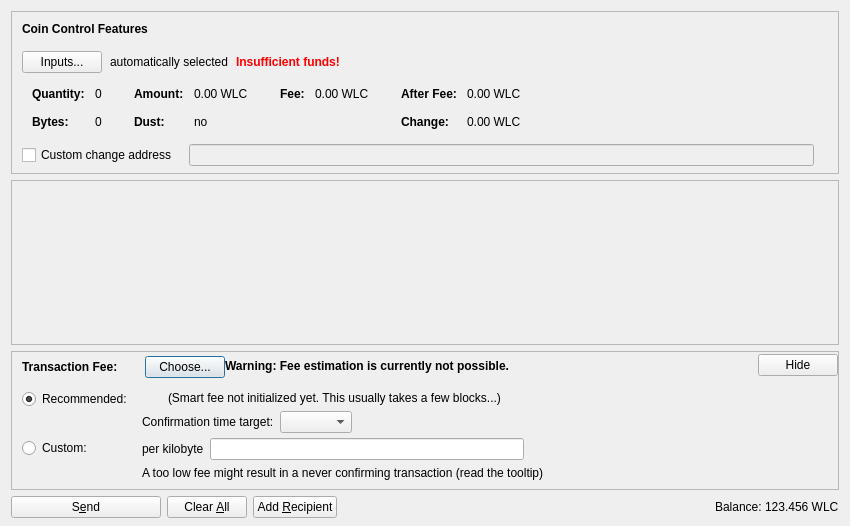
<?xml version="1.0" encoding="UTF-8"?>
<ui version="4.0">
 <class>SendCoinsDialog</class>
 <widget class="QDialog" name="SendCoinsDialog">
  <property name="geometry">
   <rect>
    <x>0</x>
    <y>0</y>
    <width>850</width>
    <height>526</height>
   </rect>
  </property>
  <property name="windowTitle">
   <string>Send Coins</string>
  </property>
  <layout class="QVBoxLayout" name="verticalLayout" stretch="0,1,0,0">
   <property name="bottomMargin">
    <number>8</number>
   </property>
   <item>
    <widget class="QFrame" name="frameCoinControl">
     <property name="sizePolicy">
      <sizepolicy hsizetype="Expanding" vsizetype="Expanding">
       <horstretch>0</horstretch>
       <verstretch>0</verstretch>
      </sizepolicy>
     </property>
     <property name="maximumSize">
      <size>
       <width>16777215</width>
       <height>16777215</height>
      </size>
     </property>
     <property name="frameShape">
      <enum>QFrame::StyledPanel</enum>
     </property>
     <property name="frameShadow">
      <enum>QFrame::Sunken</enum>
     </property>
     <layout class="QVBoxLayout" name="verticalLayoutCoinControl2">
      <property name="spacing">
       <number>0</number>
      </property>
      <property name="leftMargin">
       <number>0</number>
      </property>
      <property name="topMargin">
       <number>0</number>
      </property>
      <property name="rightMargin">
       <number>0</number>
      </property>
      <property name="bottomMargin">
       <number>6</number>
      </property>
      <item>
       <layout class="QVBoxLayout" name="verticalLayoutCoinControl" stretch="0,0,0,0,1">
        <property name="spacing">
         <number>0</number>
        </property>
        <property name="leftMargin">
         <number>10</number>
        </property>
        <property name="topMargin">
         <number>10</number>
        </property>
        <item>
         <layout class="QHBoxLayout" name="horizontalLayoutCoinControl1">
          <property name="bottomMargin">
           <number>15</number>
          </property>
          <item>
           <widget class="QLabel" name="labelCoinControlFeatures">
            <property name="sizePolicy">
             <sizepolicy hsizetype="Preferred" vsizetype="Maximum">
              <horstretch>0</horstretch>
              <verstretch>0</verstretch>
             </sizepolicy>
            </property>
            <property name="font">
             <font>
              <weight>75</weight>
              <bold>true</bold>
             </font>
            </property>
            <property name="styleSheet">
             <string notr="true">font-weight:bold;</string>
            </property>
            <property name="text">
             <string>Coin Control Features</string>
            </property>
           </widget>
          </item>
         </layout>
        </item>
        <item>
         <layout class="QHBoxLayout" name="horizontalLayoutCoinControl2" stretch="0,0,0,0">
          <property name="spacing">
           <number>8</number>
          </property>
          <property name="bottomMargin">
           <number>10</number>
          </property>
          <item>
           <widget class="QPushButton" name="pushButtonCoinControl">
            <property name="styleSheet">
             <string notr="true"/>
            </property>
            <property name="text">
             <string>Inputs...</string>
            </property>
            <property name="autoDefault">
             <bool>false</bool>
            </property>
           </widget>
          </item>
          <item>
           <widget class="QLabel" name="labelCoinControlAutomaticallySelected">
            <property name="text">
             <string>automatically selected</string>
            </property>
            <property name="margin">
             <number>5</number>
            </property>
           </widget>
          </item>
          <item>
           <widget class="QLabel" name="labelCoinControlInsuffFunds">
            <property name="font">
             <font>
              <weight>75</weight>
              <bold>true</bold>
             </font>
            </property>
            <property name="styleSheet">
             <string notr="true">color:red;font-weight:bold;</string>
            </property>
            <property name="text">
             <string>Insufficient funds!</string>
            </property>
            <property name="margin">
             <number>5</number>
            </property>
           </widget>
          </item>
          <item>
           <spacer name="horizontalSpacerCoinControl">
            <property name="orientation">
             <enum>Qt::Horizontal</enum>
            </property>
            <property name="sizeHint" stdset="0">
             <size>
              <width>40</width>
              <height>1</height>
             </size>
            </property>
           </spacer>
          </item>
         </layout>
        </item>
        <item>
         <widget class="QWidget" name="widgetCoinControl" native="true">
          <property name="sizePolicy">
           <sizepolicy hsizetype="Preferred" vsizetype="Preferred">
            <horstretch>0</horstretch>
            <verstretch>0</verstretch>
           </sizepolicy>
          </property>
          <property name="minimumSize">
           <size>
            <width>0</width>
            <height>0</height>
           </size>
          </property>
          <property name="styleSheet">
           <string notr="true"/>
          </property>
          <layout class="QHBoxLayout" name="horizontalLayoutCoinControl5">
           <property name="leftMargin">
            <number>0</number>
           </property>
           <property name="topMargin">
            <number>0</number>
           </property>
           <property name="rightMargin">
            <number>0</number>
           </property>
           <property name="bottomMargin">
            <number>0</number>
           </property>
           <item>
            <layout class="QHBoxLayout" name="horizontalLayoutCoinControl3" stretch="0,0,0,1">
             <property name="spacing">
              <number>20</number>
             </property>
             <property name="topMargin">
              <number>0</number>
             </property>
             <property name="bottomMargin">
              <number>10</number>
             </property>
             <item>
              <layout class="QFormLayout" name="formLayoutCoinControl1">
               <property name="horizontalSpacing">
                <number>10</number>
               </property>
               <property name="verticalSpacing">
                <number>14</number>
               </property>
               <property name="leftMargin">
                <number>10</number>
               </property>
               <property name="topMargin">
                <number>4</number>
               </property>
               <property name="rightMargin">
                <number>6</number>
               </property>
               <item row="0" column="0">
                <widget class="QLabel" name="labelCoinControlQuantityText">
                 <property name="font">
                  <font>
                   <weight>75</weight>
                   <bold>true</bold>
                  </font>
                 </property>
                 <property name="text">
                  <string>Quantity:</string>
                 </property>
                 <property name="margin">
                  <number>0</number>
                 </property>
                </widget>
               </item>
               <item row="0" column="1">
                <widget class="QLabel" name="labelCoinControlQuantity">
                 <property name="cursor">
                  <cursorShape>IBeamCursor</cursorShape>
                 </property>
                 <property name="contextMenuPolicy">
                  <enum>Qt::ActionsContextMenu</enum>
                 </property>
                 <property name="text">
                  <string notr="true">0</string>
                 </property>
                 <property name="margin">
                  <number>0</number>
                 </property>
                 <property name="textInteractionFlags">
                  <set>Qt::LinksAccessibleByMouse|Qt::TextSelectableByKeyboard|Qt::TextSelectableByMouse</set>
                 </property>
                </widget>
               </item>
               <item row="1" column="0">
                <widget class="QLabel" name="labelCoinControlBytesText">
                 <property name="font">
                  <font>
                   <weight>75</weight>
                   <bold>true</bold>
                  </font>
                 </property>
                 <property name="text">
                  <string>Bytes:</string>
                 </property>
                </widget>
               </item>
               <item row="1" column="1">
                <widget class="QLabel" name="labelCoinControlBytes">
                 <property name="cursor">
                  <cursorShape>IBeamCursor</cursorShape>
                 </property>
                 <property name="contextMenuPolicy">
                  <enum>Qt::ActionsContextMenu</enum>
                 </property>
                 <property name="text">
                  <string notr="true">0</string>
                 </property>
                 <property name="textInteractionFlags">
                  <set>Qt::LinksAccessibleByMouse|Qt::TextSelectableByKeyboard|Qt::TextSelectableByMouse</set>
                 </property>
                </widget>
               </item>
              </layout>
             </item>
             <item>
              <layout class="QFormLayout" name="formLayoutCoinControl2">
               <property name="horizontalSpacing">
                <number>10</number>
               </property>
               <property name="verticalSpacing">
                <number>14</number>
               </property>
               <property name="leftMargin">
                <number>6</number>
               </property>
               <property name="topMargin">
                <number>4</number>
               </property>
               <property name="rightMargin">
                <number>6</number>
               </property>
               <item row="0" column="0">
                <widget class="QLabel" name="labelCoinControlAmountText">
                 <property name="font">
                  <font>
                   <weight>75</weight>
                   <bold>true</bold>
                  </font>
                 </property>
                 <property name="text">
                  <string>Amount:</string>
                 </property>
                 <property name="margin">
                  <number>0</number>
                 </property>
                </widget>
               </item>
               <item row="0" column="1">
                <widget class="QLabel" name="labelCoinControlAmount">
                 <property name="cursor">
                  <cursorShape>IBeamCursor</cursorShape>
                 </property>
                 <property name="contextMenuPolicy">
                  <enum>Qt::ActionsContextMenu</enum>
                 </property>
                 <property name="text">
                  <string notr="true">0.00 WLC</string>
                 </property>
                 <property name="textInteractionFlags">
                  <set>Qt::LinksAccessibleByMouse|Qt::TextSelectableByKeyboard|Qt::TextSelectableByMouse</set>
                 </property>
                </widget>
               </item>
               <item row="1" column="0">
                <widget class="QLabel" name="labelCoinControlLowOutputText">
                 <property name="font">
                  <font>
                   <weight>75</weight>
                   <bold>true</bold>
                  </font>
                 </property>
                 <property name="text">
                  <string>Dust:</string>
                 </property>
                </widget>
               </item>
               <item row="1" column="1">
                <widget class="QLabel" name="labelCoinControlLowOutput">
                 <property name="cursor">
                  <cursorShape>IBeamCursor</cursorShape>
                 </property>
                 <property name="contextMenuPolicy">
                  <enum>Qt::ActionsContextMenu</enum>
                 </property>
                 <property name="text">
                  <string notr="true">no</string>
                 </property>
                 <property name="textInteractionFlags">
                  <set>Qt::LinksAccessibleByMouse|Qt::TextSelectableByKeyboard|Qt::TextSelectableByMouse</set>
                 </property>
                </widget>
               </item>
              </layout>
             </item>
             <item>
              <layout class="QFormLayout" name="formLayoutCoinControl3">
               <property name="horizontalSpacing">
                <number>10</number>
               </property>
               <property name="verticalSpacing">
                <number>14</number>
               </property>
               <property name="leftMargin">
                <number>6</number>
               </property>
               <property name="topMargin">
                <number>4</number>
               </property>
               <property name="rightMargin">
                <number>6</number>
               </property>
               <item row="0" column="0">
                <widget class="QLabel" name="labelCoinControlFeeText">
                 <property name="font">
                  <font>
                   <weight>75</weight>
                   <bold>true</bold>
                  </font>
                 </property>
                 <property name="text">
                  <string>Fee:</string>
                 </property>
                 <property name="margin">
                  <number>0</number>
                 </property>
                </widget>
               </item>
               <item row="0" column="1">
                <widget class="QLabel" name="labelCoinControlFee">
                 <property name="cursor">
                  <cursorShape>IBeamCursor</cursorShape>
                 </property>
                 <property name="contextMenuPolicy">
                  <enum>Qt::ActionsContextMenu</enum>
                 </property>
                 <property name="text">
                  <string notr="true">0.00 WLC</string>
                 </property>
                 <property name="textInteractionFlags">
                  <set>Qt::LinksAccessibleByMouse|Qt::TextSelectableByKeyboard|Qt::TextSelectableByMouse</set>
                 </property>
                </widget>
               </item>
              </layout>
             </item>
             <item>
              <layout class="QFormLayout" name="formLayoutCoinControl4">
               <property name="horizontalSpacing">
                <number>10</number>
               </property>
               <property name="verticalSpacing">
                <number>14</number>
               </property>
               <property name="leftMargin">
                <number>6</number>
               </property>
               <property name="topMargin">
                <number>4</number>
               </property>
               <property name="rightMargin">
                <number>6</number>
               </property>
               <item row="0" column="0">
                <widget class="QLabel" name="labelCoinControlAfterFeeText">
                 <property name="font">
                  <font>
                   <weight>75</weight>
                   <bold>true</bold>
                  </font>
                 </property>
                 <property name="text">
                  <string>After Fee:</string>
                 </property>
                 <property name="margin">
                  <number>0</number>
                 </property>
                </widget>
               </item>
               <item row="0" column="1">
                <widget class="QLabel" name="labelCoinControlAfterFee">
                 <property name="cursor">
                  <cursorShape>IBeamCursor</cursorShape>
                 </property>
                 <property name="contextMenuPolicy">
                  <enum>Qt::ActionsContextMenu</enum>
                 </property>
                 <property name="text">
                  <string notr="true">0.00 WLC</string>
                 </property>
                 <property name="textInteractionFlags">
                  <set>Qt::LinksAccessibleByMouse|Qt::TextSelectableByKeyboard|Qt::TextSelectableByMouse</set>
                 </property>
                </widget>
               </item>
               <item row="1" column="0">
                <widget class="QLabel" name="labelCoinControlChangeText">
                 <property name="font">
                  <font>
                   <weight>75</weight>
                   <bold>true</bold>
                  </font>
                 </property>
                 <property name="text">
                  <string>Change:</string>
                 </property>
                </widget>
               </item>
               <item row="1" column="1">
                <widget class="QLabel" name="labelCoinControlChange">
                 <property name="cursor">
                  <cursorShape>IBeamCursor</cursorShape>
                 </property>
                 <property name="contextMenuPolicy">
                  <enum>Qt::ActionsContextMenu</enum>
                 </property>
                 <property name="text">
                  <string notr="true">0.00 WLC</string>
                 </property>
                 <property name="textInteractionFlags">
                  <set>Qt::LinksAccessibleByMouse|Qt::TextSelectableByKeyboard|Qt::TextSelectableByMouse</set>
                 </property>
                </widget>
               </item>
              </layout>
             </item>
            </layout>
           </item>
          </layout>
         </widget>
        </item>
        <item>
         <layout class="QHBoxLayout" name="horizontalLayoutCoinControl4" stretch="0,0,0">
          <property name="spacing">
           <number>12</number>
          </property>
          <property name="sizeConstraint">
           <enum>QLayout::SetDefaultConstraint</enum>
          </property>
          <property name="topMargin">
           <number>5</number>
          </property>
          <property name="rightMargin">
           <number>5</number>
          </property>
          <item>
           <widget class="QCheckBox" name="checkBoxCoinControlChange">
            <property name="toolTip">
             <string>If this is activated, but the change address is empty or invalid, change will be sent to a newly generated address.</string>
            </property>
            <property name="text">
             <string>Custom change address</string>
            </property>
           </widget>
          </item>
          <item>
           <widget class="QValidatedLineEdit" name="lineEditCoinControlChange">
            <property name="enabled">
             <bool>false</bool>
            </property>
            <property name="sizePolicy">
             <sizepolicy hsizetype="Expanding" vsizetype="Fixed">
              <horstretch>0</horstretch>
              <verstretch>0</verstretch>
             </sizepolicy>
            </property>
           </widget>
          </item>
          <item>
           <widget class="QLabel" name="labelCoinControlChangeLabel">
            <property name="sizePolicy">
             <sizepolicy hsizetype="Preferred" vsizetype="Expanding">
              <horstretch>0</horstretch>
              <verstretch>0</verstretch>
             </sizepolicy>
            </property>
            <property name="minimumSize">
             <size>
              <width>0</width>
              <height>0</height>
             </size>
            </property>
            <property name="text">
             <string/>
            </property>
            <property name="margin">
             <number>3</number>
            </property>
           </widget>
          </item>
         </layout>
        </item>
        <item>
         <spacer name="verticalSpacerCoinControl">
          <property name="orientation">
           <enum>Qt::Vertical</enum>
          </property>
          <property name="sizeHint" stdset="0">
           <size>
            <width>800</width>
            <height>1</height>
           </size>
          </property>
         </spacer>
        </item>
       </layout>
      </item>
     </layout>
    </widget>
   </item>
   <item>
    <widget class="QScrollArea" name="scrollArea">
     <property name="widgetResizable">
      <bool>true</bool>
     </property>
     <widget class="QWidget" name="scrollAreaWidgetContents">
      <property name="geometry">
       <rect>
        <x>0</x>
        <y>0</y>
        <width>830</width>
        <height>104</height>
       </rect>
      </property>
      <layout class="QVBoxLayout" name="verticalLayout_2" stretch="0,1">
       <property name="leftMargin">
        <number>0</number>
       </property>
       <property name="topMargin">
        <number>0</number>
       </property>
       <property name="rightMargin">
        <number>0</number>
       </property>
       <property name="bottomMargin">
        <number>0</number>
       </property>
       <item>
        <layout class="QVBoxLayout" name="entries">
         <property name="spacing">
          <number>6</number>
         </property>
        </layout>
       </item>
       <item>
        <spacer name="verticalSpacer">
         <property name="orientation">
          <enum>Qt::Vertical</enum>
         </property>
         <property name="sizeHint" stdset="0">
          <size>
           <width>20</width>
           <height>40</height>
          </size>
         </property>
        </spacer>
       </item>
      </layout>
     </widget>
    </widget>
   </item>
   <item>
    <widget class="QFrame" name="frameFee">
     <property name="sizePolicy">
      <sizepolicy hsizetype="Expanding" vsizetype="Expanding">
       <horstretch>0</horstretch>
       <verstretch>0</verstretch>
      </sizepolicy>
     </property>
     <property name="maximumSize">
      <size>
       <width>16777215</width>
       <height>16777215</height>
      </size>
     </property>
     <property name="frameShape">
      <enum>QFrame::StyledPanel</enum>
     </property>
     <property name="frameShadow">
      <enum>QFrame::Sunken</enum>
     </property>
     <layout class="QVBoxLayout" name="verticalLayoutFee1">
      <property name="spacing">
       <number>0</number>
      </property>
      <property name="leftMargin">
       <number>0</number>
      </property>
      <property name="topMargin">
       <number>0</number>
      </property>
      <property name="rightMargin">
       <number>0</number>
      </property>
      <property name="bottomMargin">
       <number>0</number>
      </property>
      <item>
       <layout class="QVBoxLayout" name="verticalLayoutFee2" stretch="0,0,0">
        <property name="spacing">
         <number>0</number>
        </property>
        <property name="leftMargin">
         <number>10</number>
        </property>
        <property name="topMargin">
         <number>0</number>
        </property>
        <item>
         <layout class="QHBoxLayout" name="horizontalLayoutFee1">
          <property name="bottomMargin">
           <number>0</number>
          </property>
          <item>
           <layout class="QVBoxLayout" name="verticalLayoutFee7">
            <property name="spacing">
             <number>0</number>
            </property>
            <item>
             <spacer name="verticalSpacerSmartFee">
              <property name="orientation">
               <enum>Qt::Vertical</enum>
              </property>
              <property name="sizeType">
               <enum>QSizePolicy::Fixed</enum>
              </property>
              <property name="sizeHint" stdset="0">
               <size>
                <width>1</width>
                <height>4</height>
               </size>
              </property>
             </spacer>
            </item>
            <item>
             <layout class="QHBoxLayout" name="horizontalLayoutSmartFee">
              <property name="spacing">
               <number>10</number>
              </property>
              <item>
               <widget class="QLabel" name="labelFeeHeadline">
                <property name="sizePolicy">
                 <sizepolicy hsizetype="Preferred" vsizetype="Maximum">
                  <horstretch>0</horstretch>
                  <verstretch>0</verstretch>
                 </sizepolicy>
                </property>
                <property name="font">
                 <font>
                  <weight>75</weight>
                  <bold>true</bold>
                 </font>
                </property>
                <property name="styleSheet">
                 <string notr="true">font-weight:bold;</string>
                </property>
                <property name="text">
                 <string>Transaction Fee:</string>
                </property>
               </widget>
              </item>
              <item>
               <widget class="QLabel" name="labelFeeMinimized">
                <property name="text">
                 <string/>
                </property>
               </widget>
              </item>
              <item>
               <widget class="QPushButton" name="buttonChooseFee">
                <property name="text">
                 <string>Choose...</string>
                </property>
               </widget>
              </item>
             </layout>
            </item>
            <item>
             <spacer name="verticalSpacer_5">
              <property name="orientation">
               <enum>Qt::Vertical</enum>
              </property>
              <property name="sizeHint" stdset="0">
               <size>
                <width>1</width>
                <height>1</height>
               </size>
              </property>
             </spacer>
            </item>
           </layout>
          </item>
          <item>
           <widget class="QLabel" name="fallbackFeeWarningLabel">
            <property name="toolTip">
             <string>Using the fallbackfee can result in sending a transaction that will take several hours or days (or never) to confirm. Consider choosing your fee manually or wait until you have validated the complete chain.</string>
            </property>
            <property name="font">
            <font>
                <weight>75</weight>
                <bold>true</bold>
            </font>
            </property>
            <property name="text">
             <string>Warning: Fee estimation is currently not possible.</string>
            </property>
            <property name="wordWrap">
             <bool>false</bool>
            </property>
           </widget>
          </item>
          <item>
           <spacer name="horizontalSpacer_4">
            <property name="orientation">
             <enum>Qt::Horizontal</enum>
            </property>
            <property name="sizeType">
             <enum>QSizePolicy::MinimumExpanding</enum>
            </property>
            <property name="sizeHint" stdset="0">
             <size>
              <width>40</width>
              <height>20</height>
             </size>
            </property>
           </spacer>
          </item>
          <item>
           <widget class="QPushButton" name="buttonMinimizeFee">
            <property name="toolTip">
             <string>collapse fee-settings</string>
            </property>
            <property name="text">
             <string>Hide</string>
            </property>
           </widget>
          </item>
         </layout>
        </item>
        <item>
         <widget class="QFrame" name="frameFeeSelection">
          <layout class="QVBoxLayout" name="verticalLayoutFee12">
           <property name="spacing">
            <number>0</number>
           </property>
           <property name="leftMargin">
            <number>0</number>
           </property>
           <property name="topMargin">
            <number>0</number>
           </property>
           <property name="rightMargin">
            <number>0</number>
           </property>
           <property name="bottomMargin">
            <number>0</number>
           </property>
           <item>
            <layout class="QGridLayout" name="gridLayoutFee">
             <property name="topMargin">
              <number>10</number>
             </property>
             <property name="bottomMargin">
              <number>4</number>
             </property>
             <property name="horizontalSpacing">
              <number>10</number>
             </property>
             <property name="verticalSpacing">
              <number>4</number>
             </property>
             <item row="1" column="1">
              <layout class="QVBoxLayout" name="verticalLayoutFee8">
               <property name="spacing">
                <number>6</number>
               </property>
               <item>
                <layout class="QHBoxLayout" name="horizontalLayoutFee13">
                 <item>
                  <widget class="QLabel" name="labelCustomPerKilobyte">
                   <property name="toolTip">
                    <string>Specify a custom fee per kB (1,000 bytes) of the transaction's virtual size.

Note:  Since the fee is calculated on a per-byte basis, a fee of "100 satoshis per kB" for a transaction size of 500 bytes (half of 1 kB) would ultimately yield a fee of only 50 satoshis.</string>
                   </property>
                   <property name="text">
                    <string>per kilobyte</string>
                   </property>
                  </widget>
                 </item>
                 <item>
                  <widget class="BitcoinAmountField" name="customFee"/>
                 </item>
                 <item>
                  <spacer name="horizontalSpacer_6">
                   <property name="orientation">
                    <enum>Qt::Horizontal</enum>
                   </property>
                   <property name="sizeHint" stdset="0">
                    <size>
                     <width>1</width>
                     <height>1</height>
                    </size>
                   </property>
                  </spacer>
                 </item>
                </layout>
               </item>
               <item>
                <layout class="QHBoxLayout" name="horizontalLayoutFee8">
                 <item>
                  <widget class="QLabel" name="labelCustomFeeWarning">
                   <property name="enabled">
                    <bool>true</bool>
                   </property>
                   <property name="toolTip">
                    <string>When there is less transaction volume than space in the blocks, miners as well as relaying nodes may enforce a minimum fee. Paying only this minimum fee is just fine, but be aware that this can result in a never confirming transaction once there is more demand for walocoin transactions than the network can process.</string>
                   </property>
                   <property name="text">
                    <string>A too low fee might result in a never confirming transaction (read the tooltip)</string>
                   </property>
                  </widget>
                 </item>
                 <item>
                  <spacer name="horizontalSpacer_2">
                   <property name="orientation">
                    <enum>Qt::Horizontal</enum>
                   </property>
                   <property name="sizeHint" stdset="0">
                    <size>
                     <width>1</width>
                     <height>1</height>
                    </size>
                   </property>
                  </spacer>
                 </item>
                </layout>
               </item>
              </layout>
             </item>
             <item row="0" column="0">
              <layout class="QVBoxLayout" name="verticalLayoutFee4" stretch="0,1">
               <item>
                <widget class="QRadioButton" name="radioSmartFee">
                 <property name="text">
                  <string>Recommended:</string>
                 </property>
                 <property name="checked">
                  <bool>true</bool>
                 </property>
                 <attribute name="buttonGroup">
                  <string notr="true">groupFee</string>
                 </attribute>
                </widget>
               </item>
               <item>
                <spacer name="verticalSpacer_2">
                 <property name="orientation">
                  <enum>Qt::Vertical</enum>
                 </property>
                 <property name="sizeHint" stdset="0">
                  <size>
                   <width>1</width>
                   <height>1</height>
                  </size>
                 </property>
                </spacer>
               </item>
              </layout>
             </item>
             <item row="1" column="0">
              <layout class="QVBoxLayout" name="verticalLayoutFee9" stretch="0,1">
               <item>
                <widget class="QRadioButton" name="radioCustomFee">
                 <property name="text">
                  <string>Custom:</string>
                 </property>
                 <attribute name="buttonGroup">
                  <string notr="true">groupFee</string>
                 </attribute>
                </widget>
               </item>
               <item>
                <spacer name="verticalSpacer_6">
                 <property name="orientation">
                  <enum>Qt::Vertical</enum>
                 </property>
                 <property name="sizeHint" stdset="0">
                  <size>
                   <width>1</width>
                   <height>1</height>
                  </size>
                 </property>
                </spacer>
               </item>
              </layout>
             </item>
             <item row="0" column="1">
              <layout class="QVBoxLayout" name="verticalLayoutFee3" stretch="0,0,1">
               <property name="spacing">
                <number>6</number>
               </property>
               <property name="topMargin">
                <number>2</number>
               </property>
               <item>
                <layout class="QHBoxLayout" name="horizontalLayoutFee12">
                 <item>
                  <widget class="QLabel" name="labelSmartFee">
                   <property name="text">
                    <string/>
                   </property>
                  </widget>
                 </item>
                 <item>
                  <widget class="QLabel" name="labelFeeEstimation">
                   <property name="text">
                    <string/>
                   </property>
                  </widget>
                 </item>
                 <item>
                  <widget class="QLabel" name="labelSmartFee2">
                   <property name="text">
                    <string>(Smart fee not initialized yet. This usually takes a few blocks...)</string>
                   </property>
                  </widget>
                 </item>
                 <item>
                  <spacer name="horizontalSpacer_5">
                   <property name="orientation">
                    <enum>Qt::Horizontal</enum>
                   </property>
                   <property name="sizeHint" stdset="0">
                    <size>
                     <width>1</width>
                     <height>1</height>
                    </size>
                   </property>
                  </spacer>
                 </item>
                </layout>
               </item>
               <item>
                <layout class="QHBoxLayout" name="horizontalLayoutFee9">
                 <item>
                  <layout class="QVBoxLayout" name="verticalLayoutFee6">
                   <item>
                    <widget class="QLabel" name="labelSmartFee3">
                     <property name="text">
                      <string>Confirmation time target:</string>
                     </property>
                    </widget>
                   </item>
                  </layout>
                 </item>
                 <item>
                  <layout class="QVBoxLayout" name="verticalLayoutFee5">
                   <property name="rightMargin">
                    <number>30</number>
                   </property>
                   <item>
                    <layout class="QHBoxLayout" name="horizontalLayoutConfTarget">
                     <property name="bottomMargin">
                      <number>0</number>
                     </property>
                     <item>
                      <widget class="QComboBox" name="confTargetSelector"/>
                     </item>
                     <item>
                      <spacer name="horizontalSpacerConfTarget">
                       <property name="orientation">
                        <enum>Qt::Horizontal</enum>
                       </property>
                       <property name="sizeHint" stdset="0">
                        <size>
                         <width>40</width>
                         <height>20</height>
                        </size>
                       </property>
                      </spacer>
                     </item>
                    </layout>
                   </item>
                  </layout>
                 </item>
                </layout>
               </item>
               <item>
                <spacer name="verticalSpacer_4">
                 <property name="orientation">
                  <enum>Qt::Vertical</enum>
                 </property>
                 <property name="sizeHint" stdset="0">
                  <size>
                   <width>1</width>
                   <height>1</height>
                  </size>
                 </property>
                </spacer>
               </item>
              </layout>
             </item>
            </layout>
           </item>
          </layout>
         </widget>
        </item>
        <item>
         <spacer name="verticalSpacerFee">
          <property name="orientation">
           <enum>Qt::Vertical</enum>
          </property>
          <property name="sizeHint" stdset="0">
           <size>
            <width>40</width>
            <height>5</height>
           </size>
          </property>
         </spacer>
        </item>
       </layout>
      </item>
     </layout>
    </widget>
   </item>
   <item>
    <layout class="QHBoxLayout" name="horizontalLayout">
     <item>
      <widget class="QPushButton" name="sendButton">
       <property name="minimumSize">
        <size>
         <width>150</width>
         <height>0</height>
        </size>
       </property>
       <property name="toolTip">
        <string>Confirm the send action</string>
       </property>
       <property name="text">
        <string>S&amp;end</string>
       </property>
       <property name="icon">
        <iconset resource="../bitcoin.qrc">
         <normaloff>:/icons/send</normaloff>:/icons/send</iconset>
       </property>
       <property name="autoDefault">
        <bool>false</bool>
       </property>
       <property name="default">
        <bool>false</bool>
       </property>
      </widget>
     </item>
     <item>
      <widget class="QPushButton" name="clearButton">
       <property name="sizePolicy">
        <sizepolicy hsizetype="Minimum" vsizetype="Fixed">
         <horstretch>0</horstretch>
         <verstretch>0</verstretch>
        </sizepolicy>
       </property>
       <property name="toolTip">
        <string>Clear all fields of the form.</string>
       </property>
       <property name="text">
        <string>Clear &amp;All</string>
       </property>
       <property name="icon">
        <iconset resource="../bitcoin.qrc">
         <normaloff>:/icons/remove</normaloff>:/icons/remove</iconset>
       </property>
       <property name="autoDefault">
        <bool>false</bool>
       </property>
      </widget>
     </item>
     <item>
      <widget class="QPushButton" name="addButton">
       <property name="toolTip">
        <string>Send to multiple recipients at once</string>
       </property>
       <property name="text">
        <string>Add &amp;Recipient</string>
       </property>
       <property name="icon">
        <iconset resource="../bitcoin.qrc">
         <normaloff>:/icons/add</normaloff>:/icons/add</iconset>
       </property>
       <property name="autoDefault">
        <bool>false</bool>
       </property>
      </widget>
     </item>
     <item>
      <spacer name="horizontalSpacer">
       <property name="orientation">
        <enum>Qt::Horizontal</enum>
       </property>
       <property name="sizeHint" stdset="0">
        <size>
         <width>40</width>
         <height>20</height>
        </size>
       </property>
      </spacer>
     </item>
     <item>
      <layout class="QHBoxLayout" name="horizontalLayout_2">
       <property name="spacing">
        <number>3</number>
       </property>
       <item>
        <widget class="QLabel" name="label">
         <property name="sizePolicy">
          <sizepolicy hsizetype="Preferred" vsizetype="Fixed">
           <horstretch>0</horstretch>
           <verstretch>0</verstretch>
          </sizepolicy>
         </property>
         <property name="text">
          <string>Balance:</string>
         </property>
        </widget>
       </item>
       <item>
        <widget class="QLabel" name="labelBalance">
         <property name="sizePolicy">
          <sizepolicy hsizetype="Preferred" vsizetype="Fixed">
           <horstretch>0</horstretch>
           <verstretch>0</verstretch>
          </sizepolicy>
         </property>
         <property name="cursor">
          <cursorShape>IBeamCursor</cursorShape>
         </property>
         <property name="text">
          <string notr="true">123.456 WLC</string>
         </property>
         <property name="textInteractionFlags">
          <set>Qt::LinksAccessibleByMouse|Qt::TextSelectableByKeyboard|Qt::TextSelectableByMouse</set>
         </property>
        </widget>
       </item>
      </layout>
     </item>
    </layout>
   </item>
  </layout>
 </widget>
 <customwidgets>
  <customwidget>
   <class>QValidatedLineEdit</class>
   <extends>QLineEdit</extends>
   <header>qt/qvalidatedlineedit.h</header>
  </customwidget>
  <customwidget>
   <class>BitcoinAmountField</class>
   <extends>QLineEdit</extends>
   <header>qt/bitcoinamountfield.h</header>
   <container>1</container>
  </customwidget>
 </customwidgets>
 <resources>
  <include location="../bitcoin.qrc"/>
 </resources>
 <connections/>
 <buttongroups>
  <buttongroup name="groupFee"/>
 </buttongroups>
</ui>
